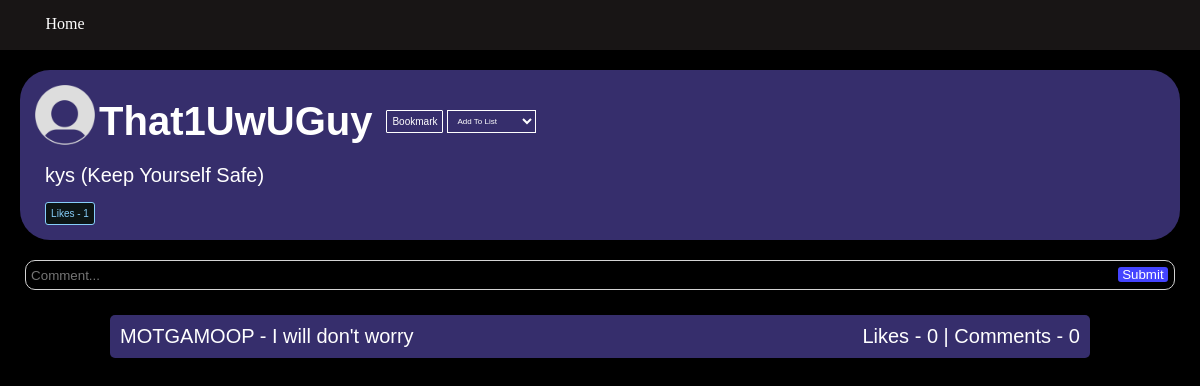
/twitter/post/3 (signed in), run on the app's committed database.
### twitter/models.py (models this page shows, shortened)
class Post(models.Model):
    text = models.CharField(max_length=200)
    pub_date = models.DateTimeField("date published")
    user = models.ForeignKey(User2, on_delete=models.PROTECT)
    likes = models.IntegerField(default = 0)
    likedBy = models.ManyToManyField(User2, related_name="post_like")
    commentsCount = models.IntegerField(default = 0)
    def getComments(self):
        return Comment.objects.filter(post = self)

class User2(models.Model): #don't delete follows or user2s manually, because you have to delete the user follow and user2 all in one or itll break
    username = models.CharField(max_length = 200)
    password = models.CharField(max_length = 200, default = "password")
    profile_picture = models.ImageField(upload_to = "media/twitter/", default = "static/twitter/default.png")
    following = models.ManyToManyField(FollowObj, related_name="follow_account")
    bookmarks = models.ManyToManyField('Post', related_name="bookmarked_post") #if you want to define a relationship between two objects you can just use a string for the object name
    followers = models.IntegerField(default = 0)
    followingNum = models.IntegerField(default = 0)
    savedlists = models.ManyToManyField('PostList', related_name="saved_list")
    ownlists = models.ManyToManyField('PostList', related_name="own_list")
    posts = models.IntegerField(default = 0)
    notificationlist = models.ManyToManyField('Notification', related_name="notifications")
    def __str__(self):
        return self.username

class Comment(models.Model):
    text = models.CharField(max_length = 200)
    pub_date = models.DateTimeField("date published")
    user = models.ForeignKey(User2, on_delete=models.CASCADE)
    likes = models.IntegerField(default = 0)
    likedBy = models.ManyToManyField(User2, related_name="comment_like")
    comments = models.IntegerField(default = 0)
    post = models.ForeignKey(Post, on_delete=models.CASCADE)

### twitter/views.py (the view, shortened to what this page needs)
# urls.py: path("post/<int:pk>", views.PostView, name="post"),
def PostView(request, pk):
    tempPost = get_object_or_404(Post, pk=pk)
    user = get_object_or_404(User2, username=request.user.username)
    liked = False; own = False; bookmarked = False
    userlists = user.ownlists.all(); nolists = False
    if tempPost.likedBy.filter(username=user.username).exists():
        liked = True
    if tempPost.user.username == user.username:
        own = True
    if user.bookmarks.filter(pk=tempPost.pk).exists():
        bookmarked = True
    if len(userlists) == 0:
        nolists = True
    context = {"post": tempPost, "liked": liked, "own": own, "bookmarked": bookmarked, "userlists": userlists, "nolists": nolists}
    return render(request, 'twitter/post.html', context)

### twitter/templates/twitter/post.html (shortened to what this page needs)
<!DOCTYPE html>
<html lang="en">
<head>
    {% load static %}
    <link rel = "stylesheet" href = "{% static 'twitter/css/post.css' %}">
</head>
<body>
    <div class="navbar">
        <a href = "{% url 'home' %}"><div class = "homebutton"> Home </div></a>
    </div>
    {% if post %}
        <div class="post">
            <img src = "{% static 'twitter/images/default.png' %}", width = 60px, height = 60px>
            <a href = "{% url 'profile' username=post.user %}"><h2>{{post.user}}</h2></a>
            {% if own %}
                <form class = "inline" action="{% url 'deletepost' pk=post.pk%}" method="POST">
                    {% csrf_token %}
                    <button class = "delbutton" type="submit">Delete</button>
                </form>
            {% else %}
                <form class = "inline" action="{% url 'bookmark' pk=post.pk%}" method="POST">
                    {% if bookmarked %}
                        <button class = "delbutton bookmarkedbutton" type = "submit">Bookmarked</button>
                    {% else %}
                        <button class = "delbutton bookmarkbutton" type = "submit">Bookmark</button>
                    {% endif %}
                </form>
            {% endif %}
            <form class="inline extraup" action = "{% url 'addlist' pk=post.pk %}" method = "POST">
                <select class = "dropdown" list = "lists" name="list" id="list" placeholder = "Add To List..." onchange="this.form.submit()">
                    <option>Add To List</option>
                </select>
            </form>
            <br>
            <span>{{post.text}}</span>
            <form action="{% url 'likepost' pk=post.pk %}" method="POST">
                {% if liked %}
                    <button type="submit" class = "poststatsliked">
                        Likes - {{post.likes}}
                    </button>
                {% else %}
                    <button type="submit" class = "poststats">
                        Likes - {{post.likes}}
                    </button>
                {% endif %}
            </form>
        </div>
        <form action = "/twitter/post/{{post.pk}}" method = "post" class = "commentsub">
            <button class = "subbutton" type="submit">Submit</button>
            <span class = "idk"><input type = "text" class = "commenttexttext" id = "comment" name = "comment" placeholder = "Comment..." autocomplete="off"></span>
        </form>
        {% for x in post.getComments %}
            <div class = "comment">
                <span class = "commenttext">
                    <a href = "{% url 'profile' username=x.user %}">{{x.user}}</a> - <a href = "{% url 'comment' pk=x.pk %}" >{{x.text}}</a>
                    <span class = "right">Likes - {{x.likes}} | Comments - {{x.comments}}</span>
                </span>
            </div>
        {% endfor %}
    {% else %}
        <p>No Post Available</p>
    {% endif %}
</body>
</html>

### twitter/static/twitter/css/post.css (style rules this page uses)
.navbar { position:fixed; width:100%; height:50px; background-color:rgb(24, 21, 21); top:0px; }
.right { float:right; font-family:'Trebuchet MS', 'Lucida Sans Unicode', 'Lucida Grande', 'Lucida Sans', Arial, sans-serif; }
.homebutton { padding:5px; height:20px; margin:10px; border-radius:10px; text-align:center; width:100px; color:white; margin-right:10px; }
.post { padding:15px; margin:20px; margin-top: 70px; border-radius: 30px; height:auto; color:white; background-color:rgb(54, 46, 108); }
.post span { font-family:'Trebuchet MS', 'Lucida Sans Unicode', 'Lucida Grande', 'Lucida Sans', Arial, sans-serif; font-size:20px; margin:10px; display:block; overflow:auto; }
.post h2 { font-family:'Trebuchet MS', 'Lucida Sans Unicode', 'Lucida Grande', 'Lucida Sans', Arial, sans-serif; font-size:40px; display:inline; bottom:10px; position:relative; }
.post a { position:inline; }
h2 { color:white; }
.commentsub { border-radius:10px; background-color:black; color:white; border: solid 1px; border-color:lightgray; padding:5px; margin:25px; margin-top:0; width:auto; }
.commentsub input { background-color:transparent; color:inherit; outline:none; width:100%; }
.commentsub span { width:calc(100% - 60px); }
.subbutton { float:right; width:50px; background-color:rgb(68, 68, 255); color:white; margin:1px; border-radius:3px; border:none; font-family:'Trebuchet MS', 'Lucida Sans Unicode', 'Lucida Grande', 'Lucida Sans', Arial, sans-serif; height:15px; }
.idk { display:block; }
a { text-decoration:none; }
.comment { border-radius:5px; background-color:rgb(54, 46, 108); width:80%; height:auto; margin:10px; margin-left:auto; margin-right:auto; padding:10px; }
.commenttexttext { outline:none; border:none; box-shadow:none; }
.commenttext { overflow:auto; font-family:'Trebuchet MS', 'Lucida Sans Unicode', 'Lucida Grande', 'Lucida Sans', Arial, sans-serif; font-size:20px; color:white; }
a { color:white; text-decoration:none; }
* { margin:0; padding:0; }
body { background-color:black; padding:0.1px; }
.poststatsliked { border:solid 1px; color:lightskyblue; border-color:lightskyblue; border-radius:3px; font-family:'Trebuchet MS', 'Lucida Sans Unicode', 'Lucida Grande', 'Lucida Sans', Arial, sans-serif; font-size:10px; display:inline-block; padding:5px; margin:5px; margin-left:10px; margin-bottom:0; background-color:rgb(12, 21, 21); cursor: pointer; }
.delbutton { border:solid 1px; color:red; border-color:red; font-family:'Trebuchet MS', 'Lucida Sans Unicode', 'Lucida Grande', 'Lucida Sans', Arial, sans-serif; font-size:10px; border-radius:1px; margin-left:10px; display:inline; background-color:transparent; padding:5px; bottom:20px; position:relative; }
.bookmarkbutton { color:white; border-color:white; }
.inline { display:inline; }
.extraup { position:relative; bottom:20px; }
.dropdown { display:inline-block; position:relative; padding:5px; bottom:1px; font-size:8px; border: solid 1px white; background-color:transparent; color:white; }
.dropdown option { color:white; background-color:black; }
.dropdown::placeholder { color:white; }

### data on the page
Post: user "That1UwUGuy", text "kys (Keep Yourself Safe)", likes "1"
Comment: user "MOTGAMOOP", text "I will don't worry", likes "0", comments "0"
